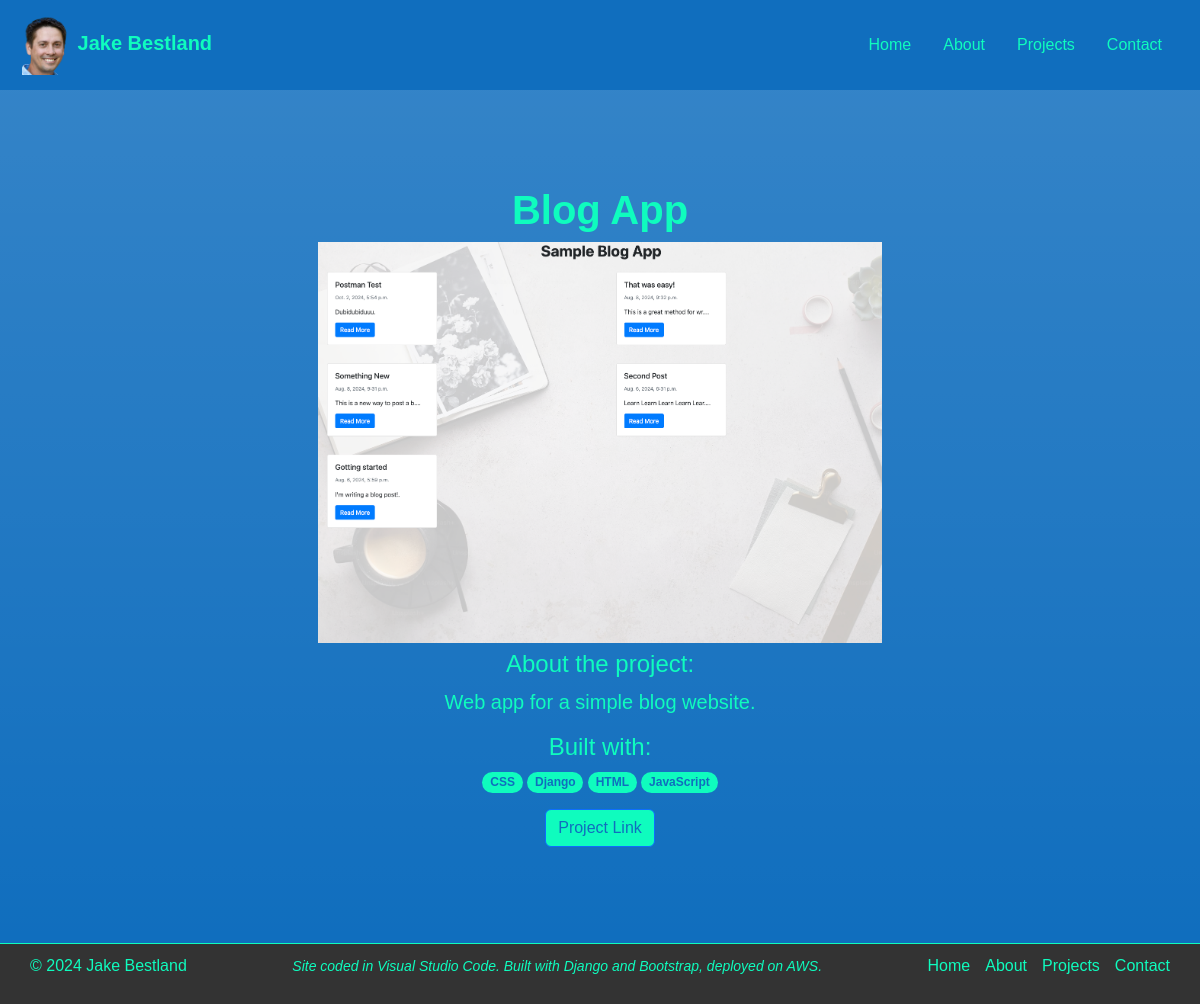
Page /projects/blog-app on the committed database.
### projects/models.py (models this page shows, shortened)
class Project(models.Model):
    title = models.CharField(max_length=100)
    description = models.TextField()
    skill = models.ManyToManyField(Skill, help_text="Select a skill used for this project.")
    slug = models.SlugField(unique=True, null=True, blank=True)
    preview_image = models.ImageField(upload_to='images/previews/', null=True, blank=True)
    animated_gif = models.ImageField(upload_to='images/gifs/', null=True, blank=True)
    link = models.URLField(null=True, blank=True)
    highlight = models.BooleanField(default=False)
    def display_skill(self):
        """Create a string for the Skill.  This is required to display the skill in Admin."""
        return ', '.join(skill.name for skill in self.skill.all())
    def skills_as_list(self):
        return (skill.name for skill in self.skill.all())
    display_skill.short_description = 'Skill'

class Skill(models.Model):
    name = models.CharField(max_length=100, unique=True)
    class Meta:
        ordering = ['name']
        constraints = [
            UniqueConstraint(
                Lower('name'),
                name='skill_name_case_insensitive_unique',
                violation_error_message= "Skill already exists (case insensitive match)"
            ),
        ]

### projects/views.py (the view)
# urls.py: path('projects/<slug:slug>', views.ProjectDetailView.as_view(), name='project_detail'),
class ProjectDetailView(generic.DetailView):
    model = Project
    template_name = 'projects/detail.html'

### projects/templates/projects/detail.html (shortened to what this page needs)
{% extends "base.html" %}
{% load static %}
{% block content %}
    <div class="px-4 py-5 text-center bg-gradient">
        <div class="row py-lg-5">
          <div class="col-lg-6 col-md-8 mx-auto">
            <h1 class="fw-normal"><strong>{{ project.title }}</strong></h1>
            <div class="gif-container d-inline-block">
              <img src="{{ project.preview_image.url }}" class="img-fluid preview" alt="Static Preview" width="100%" height="75%">
            </div>
            <h4>About the project:</h4>
            <p class="lead">{{ project.description }}</p>
            <h4>Built with:</h4>
            <p>
                {% for skill in project.skills_as_list %}
                <span class="badge rounded-pill" style="background-color: #0FFCBE; color: #106EBE;">{{ skill }}</span>
                {% endfor %}
            </p>
            <a href="{{ project.link }}" class="btn btn-primary" style="background-color: #0FFCBE; color: #106EBE;" target="_blank">Project Link</a>
          </div>
        </div>
      </div>
{% endblock %}

### projects/static/projects/css/style.css (style rules this page uses)
html, body { margin: 0; padding: 0; height: 100%; overflow-y: auto; }
body { background-color: #106EBE; color: #0FFCBE; font-family: "Gill Sans", sans-serif; display: flex; flex-direction: column; min-height: 100vh; }
.navbar-brand, .nav-link, a { color: #0FFCBE; }
.gif-container img.preview { display: block; }

### rows in the picture
Project: title "Blog App", preview_image (picture), description "Web app for a simple blog website."
Skill: skills_as_list "CSS"
Skill: skills_as_list "Django"
Skill: skills_as_list "HTML"
Skill: skills_as_list "JavaScript"
